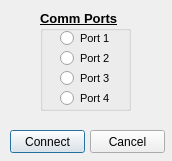
<?xml version="1.0" encoding="UTF-8"?>
<ui version="4.0">
 <class>BluetoothWindow</class>
 <widget class="QDialog" name="BluetoothWindow">
  <property name="geometry">
   <rect>
    <x>0</x>
    <y>0</y>
    <width>172</width>
    <height>161</height>
   </rect>
  </property>
  <property name="windowTitle">
   <string>Dialog</string>
  </property>
  <widget class="QPushButton" name="connectBluetoothButton">
   <property name="geometry">
    <rect>
     <x>10</x>
     <y>130</y>
     <width>75</width>
     <height>23</height>
    </rect>
   </property>
   <property name="text">
    <string>Connect</string>
   </property>
  </widget>
  <widget class="QPushButton" name="cancelBluetoothWindow">
   <property name="geometry">
    <rect>
     <x>90</x>
     <y>130</y>
     <width>75</width>
     <height>23</height>
    </rect>
   </property>
   <property name="text">
    <string>Cancel</string>
   </property>
  </widget>
  <widget class="QGroupBox" name="commPortGroupBox">
   <property name="geometry">
    <rect>
     <x>40</x>
     <y>10</y>
     <width>91</width>
     <height>101</height>
    </rect>
   </property>
   <property name="font">
    <font>
     <pointsize>10</pointsize>
     <weight>75</weight>
     <bold>true</bold>
     <underline>true</underline>
    </font>
   </property>
   <property name="title">
    <string>Comm Ports</string>
   </property>
   <widget class="QRadioButton" name="commPortRadioButton_1">
    <property name="geometry">
     <rect>
      <x>20</x>
      <y>20</y>
      <width>51</width>
      <height>17</height>
     </rect>
    </property>
    <property name="font">
     <font>
      <pointsize>8</pointsize>
      <weight>50</weight>
      <bold>false</bold>
      <underline>false</underline>
     </font>
    </property>
    <property name="text">
     <string>Port 1</string>
    </property>
   </widget>
   <widget class="QRadioButton" name="commPortRadioButton_2">
    <property name="geometry">
     <rect>
      <x>20</x>
      <y>40</y>
      <width>51</width>
      <height>17</height>
     </rect>
    </property>
    <property name="font">
     <font>
      <pointsize>8</pointsize>
      <weight>50</weight>
      <bold>false</bold>
      <underline>false</underline>
     </font>
    </property>
    <property name="text">
     <string>Port 2</string>
    </property>
   </widget>
   <widget class="QRadioButton" name="commPortRadioButton_4">
    <property name="geometry">
     <rect>
      <x>20</x>
      <y>80</y>
      <width>51</width>
      <height>17</height>
     </rect>
    </property>
    <property name="font">
     <font>
      <pointsize>8</pointsize>
      <weight>50</weight>
      <bold>false</bold>
      <underline>false</underline>
     </font>
    </property>
    <property name="text">
     <string>Port 4</string>
    </property>
   </widget>
   <widget class="QRadioButton" name="commPortRadioButton_3">
    <property name="geometry">
     <rect>
      <x>20</x>
      <y>60</y>
      <width>51</width>
      <height>17</height>
     </rect>
    </property>
    <property name="font">
     <font>
      <pointsize>8</pointsize>
      <weight>50</weight>
      <bold>false</bold>
      <underline>false</underline>
     </font>
    </property>
    <property name="text">
     <string>Port 3</string>
    </property>
   </widget>
  </widget>
 </widget>
 <resources/>
 <connections/>
</ui>
